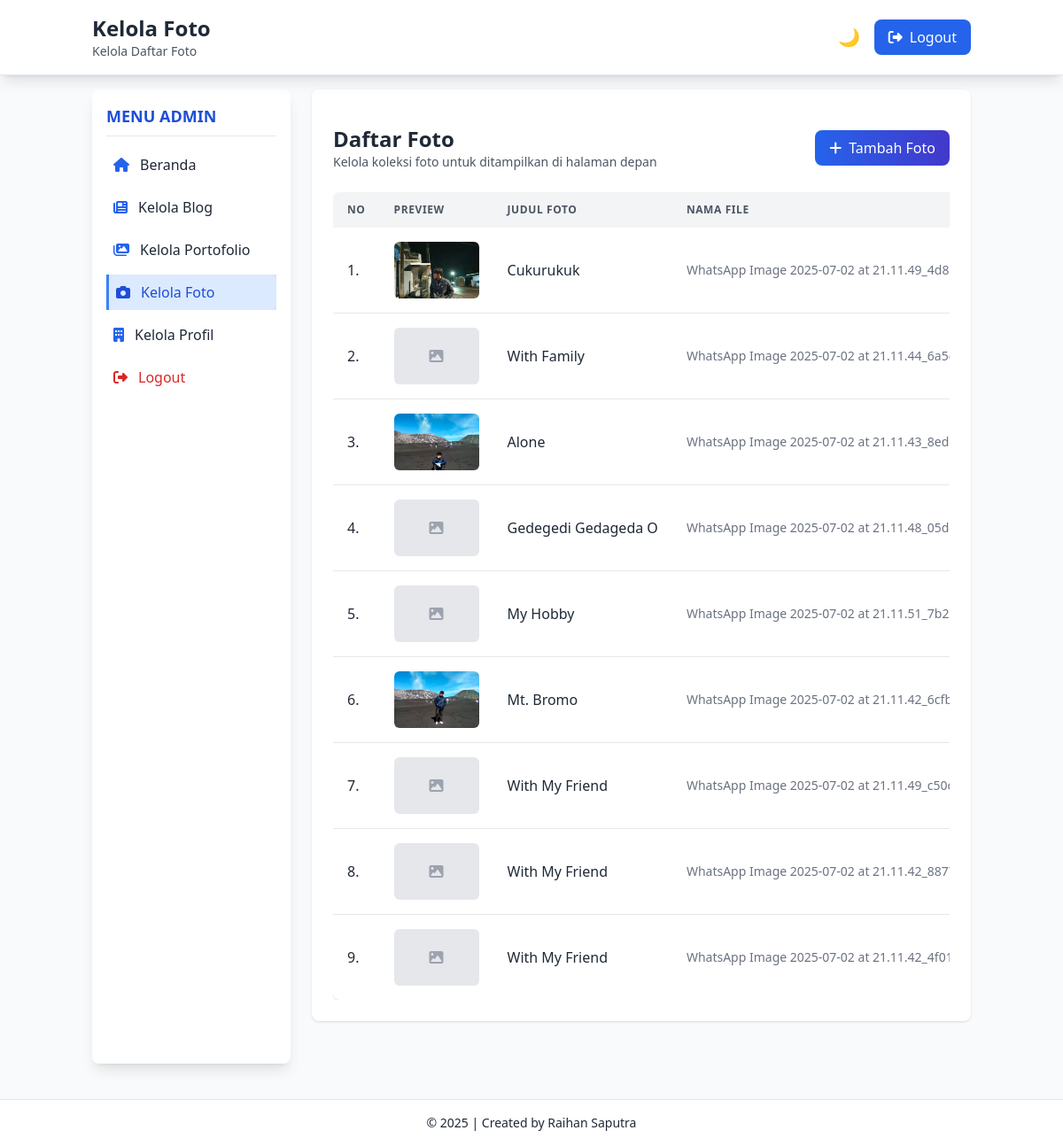
/admin/data_foto.php (signed in), run on the app's committed database.
### tables this page shows
CREATE TABLE `tbl_foto` (
  `id_foto` int(11) NOT NULL,
  `judul` varchar(100) NOT NULL,
  `foto` varchar(255) NOT NULL
);

### admin/data_foto.php (the view, shortened to what this page needs)
<?php
include('../koneksi.php');
?>
<!DOCTYPE html>
<html lang="id">
<head>
    <script src="https://cdn.tailwindcss.com"></script>
    <link rel="stylesheet" href="https://cdnjs.cloudflare.com/ajax/libs/font-awesome/6.4.0/css/all.min.css">
</head>
<body class="flex flex-col min-h-screen bg-gray-50 dark:bg-gray-900 text-gray-800 dark:text-gray-100">
    <header class="bg-white dark:bg-slate-800 shadow-lg sticky top-0 z-40 border-b border-slate-200 dark:border-slate-700">
        <div class="container mx-auto px-4 flex justify-between items-center py-4">
            <div class="flex items-center">
                <div>
                    <h1 class="text-xl md:text-2xl font-bold dark:text-white">Kelola Foto</h1>
                    <p class="text-gray-600 dark:text-slate-400 text-sm">Kelola Daftar Foto</p>
                </div>
            </div>
            <div class="flex items-center">
                <button id="darkToggle" class="mr-4 text-xl" title="Toggle Dark Mode">🌙</button>
                <a href="logout.php" class="flex items-center gap-2 bg-blue-600 hover:bg-blue-500 text-white px-4 py-2 rounded-lg">
                    <i class="fas fa-sign-out-alt"></i>
                    <span class="hidden md:inline">Logout</span>
                </a>
            </div>
        </div>
    </header>
    <div class="flex flex-grow container mx-auto mt-4 px-4 w-full">
        <aside id="sidebar" class="sidebar w-1/4 bg-white dark:bg-gray-800 rounded-lg shadow-lg p-4 mb-4 card-3d">
            <div class="card-3d-content">
                <h2 class="text-lg font-bold text-blue-700 dark:text-blue-400 mb-3 border-b border-gray-200 dark:border-gray-700 pb-2">MENU ADMIN</h2>
                <ul class="space-y-2">
                    <li class="menu-item">
                        <a href="beranda_admin.php" class="flex items-center gap-3 p-2 rounded-lg hover:bg-blue-50 dark:hover:bg-gray-700">
                            <i class="fas fa-home text-blue-600 dark:text-blue-400"></i>
                            <span class="dark:text-white">Beranda</span>
                        </a>
                    </li>
                    <li class="menu-item">
                        <a href="data_artikel.php" class="flex items-center gap-3 p-2 rounded-lg hover:bg-blue-50 dark:hover:bg-gray-700">
                            <i class="fas fa-newspaper text-blue-600 dark:text-blue-400"></i>
                            <span class="dark:text-white">Kelola Blog</span>
                        </a>
                    </li>
                    <li class="menu-item">
                        <a href="data_gallery.php" class="flex items-center gap-3 p-2 rounded-lg hover:bg-blue-50 dark:hover:bg-gray-700">
                            <i class="fas fa-images text-blue-600 dark:text-blue-400"></i>
                            <span class="dark:text-white">Kelola Portofolio</span>
                        </a>
                    </li>
                    <li class="menu-item active">
                        <a href="data_foto.php" class="flex items-center gap-3 p-2 rounded-lg bg-blue-100 dark:bg-gray-700 text-blue-700 dark:text-white">
                            <i class="fas fa-camera text-blue-700 dark:text-blue-400"></i>
                            <span>Kelola Foto</span>
                        </a>
                    </li>
                    <li class="menu-item">
                        <a href="data_about.php" class="flex items-center gap-3 p-2 rounded-lg hover:bg-blue-50 dark:hover:bg-gray-700">
                            <i class="fas fa-building text-blue-600 dark:text-blue-400"></i>
                            <span class="dark:text-white">Kelola Profil</span>
                        </a>
                    </li>
                    <li class="menu-item">
                        <a href="logout.php" onclick="return confirm('Apakah anda yakin ingin keluar?');"
                            class="flex items-center gap-3 p-2 rounded-lg text-red-600 hover:bg-red-50 dark:hover:bg-gray-700">
                            <i class="fas fa-sign-out-alt"></i>
                            <span class="dark:text-white">Logout</span>
                        </a>
                    </li>
                </ul>
            </div>
        </aside>
        <main class="w-full md:w-3/4 bg-white dark:bg-gray-800 rounded-lg shadow p-4 md:p-6 md:ml-6 mb-16">
            <div class="flex flex-col md:flex-row justify-between items-start md:items-center mb-6">
                <div class="mb-3 md:mb-0">
                    <h2 class="text-xl md:text-2xl font-bold text-gray-800 dark:text-white">Daftar Foto</h2>
                    <p class="text-gray-600 dark:text-gray-300 text-sm">Kelola koleksi foto untuk ditampilkan di halaman depan</p>
                </div>
                <a href="add_foto.php" class="bg-gradient-to-r from-blue-600 to-indigo-700 hover:from-blue-700 hover:to-indigo-800 text-white px-4 py-2 rounded-lg flex items-center justify-center glow-on-hover">
                    <i class="fas fa-plus mr-2"></i> Tambah Foto
                </a>
            </div>
            <?php
            $sql = "SELECT * FROM tbl_foto ORDER BY id_foto DESC";
            $query = mysqli_query($db, $sql);
            if (mysqli_num_rows($query) === 0): ?>
                <div class="bg-gradient-to-r from-blue-50 to-indigo-50 dark:from-blue-900/50 dark:to-indigo-900/50 border border-blue-200 dark:border-blue-700 rounded-xl p-6 text-center">
                    <div class="flex flex-col items-center">
                        <div class="w-16 h-16 bg-blue-100 dark:bg-blue-800 rounded-full flex items-center justify-center mb-4">
                            <i class="fas fa-camera text-blue-500 dark:text-blue-300 text-2xl"></i>
                        </div>
                        <h3 class="text-lg font-medium text-blue-800 dark:text-blue-200 mb-2">Belum Ada Foto</h3>
                        <p class="text-blue-700 dark:text-blue-300 mb-4">Anda belum memiliki foto. Mulai dengan menambahkan foto baru.</p>
                        <a href="add_foto.php" class="bg-gradient-to-r from-blue-600 to-indigo-600 hover:from-blue-700 hover:to-indigo-700 text-white px-5 py-2 rounded-lg inline-flex items-center glow-on-hover">
                            <i class="fas fa-plus mr-2"></i> Tambah Foto
                        </a>
                    </div>
                </div>
            <?php else: ?>
                <div class="overflow-x-auto">
                    <table class="min-w-full bg-white dark:bg-gray-800 rounded-lg shadow overflow-hidden">
                        <thead class="bg-gray-100 dark:bg-gray-700">
                            <tr>
                                <th class="py-3 px-4 text-left text-xs font-semibold text-gray-600 dark:text-gray-300 uppercase tracking-wider">No</th>
                                <th class="py-3 px-4 text-left text-xs font-semibold text-gray-600 dark:text-gray-300 uppercase tracking-wider">Preview</th>
                                <th class="py-3 px-4 text-left text-xs font-semibold text-gray-600 dark:text-gray-300 uppercase tracking-wider">Judul Foto</th>
                                <th class="py-3 px-4 text-left text-xs font-semibold text-gray-600 dark:text-gray-300 uppercase tracking-wider">Nama File</th>
                            </tr>
                        </thead>
                        <tbody class="divide-y divide-gray-200 dark:divide-gray-700">
                            <?php $no = 1; ?>
                            <?php while ($data = mysqli_fetch_array($query)): ?>
                                <tr class="hover:bg-gray-50 dark:hover:bg-gray-700/50">
                                    <td class="py-4 px-4 whitespace-nowrap"><?= $no++ ?>.</td>
                                    <td class="py-4 px-4 whitespace-nowrap">
                                        <?php
                                        $imagePath = '../images/' . $data['foto'];
                                        if (!empty($data['foto']) && file_exists($imagePath)):
                                        ?>
                                            <img src="<?= $imagePath ?>" alt="<?= htmlspecialchars($data['judul']) ?>" class="w-24 h-16 object-cover rounded-md">
                                        <?php else: ?>
                                            <div class="w-24 h-16 bg-gray-200 dark:bg-gray-600 rounded-md flex items-center justify-center text-gray-400">
                                                <i class="fas fa-image"></i>
                                            </div>
                                        <?php endif; ?>
                                    </td>
                                    <td class="py-4 px-4 whitespace-nowrap font-medium"><?= htmlspecialchars($data['judul']) ?></td>
                                    <td class="py-4 px-4 whitespace-nowrap text-sm text-gray-500 dark:text-gray-400"><?= htmlspecialchars($data['foto']) ?></td>
                                </tr>
                            <?php endwhile; ?>
                        </tbody>
                    </table>
                </div>
            <?php endif; ?>
        </main>
    </div>
    <footer class="bg-white dark:bg-slate-800 border-t border-slate-200 dark:border-slate-700 py-4 mt-6">
        <div class="container mx-auto px-4 text-center text-sm">
            <p>&copy; <?php echo date('Y'); ?> | Created by Raihan Saputra</p>
        </div>
    </footer>
</body>
</html>

### admin/data_foto.php (style rules this page uses)
.card-3d { transition: transform 0.5s cubic-bezier(0.25, 0.46, 0.45, 0.94); transform-style: preserve-3d; will-change: transform; position: relative; overflow: hidden; }
.menu-item { transition: all 0.3s ease; transform-style: preserve-3d; }
.menu-item.active { background-color: rgba(59, 130, 246, 0.2); border-left: 3px solid #3b82f6; }

### data on the page
tbl_foto: foto (picture), judul "Cukurukuk", foto "WhatsApp Image 2025-07-02 at…"
tbl_foto: judul "With Family", foto "WhatsApp Image 2025-07-02 at…"
tbl_foto: foto (picture), judul "Alone", foto "WhatsApp Image 2025-07-02 at…"
tbl_foto: judul "Gedegedi Gedageda O", foto "WhatsApp Image 2025-07-02 at…"
tbl_foto: judul "My Hobby", foto "WhatsApp Image 2025-07-02 at…"
tbl_foto: foto (picture), judul "Mt. Bromo", foto "WhatsApp Image 2025-07-02 at…"
tbl_foto: judul "With My Friend", foto "WhatsApp Image 2025-07-02 at…"
tbl_foto: judul "With My Friend", foto "WhatsApp Image 2025-07-02 at…"
tbl_foto: judul "With My Friend", foto "WhatsApp Image 2025-07-02 at…"
